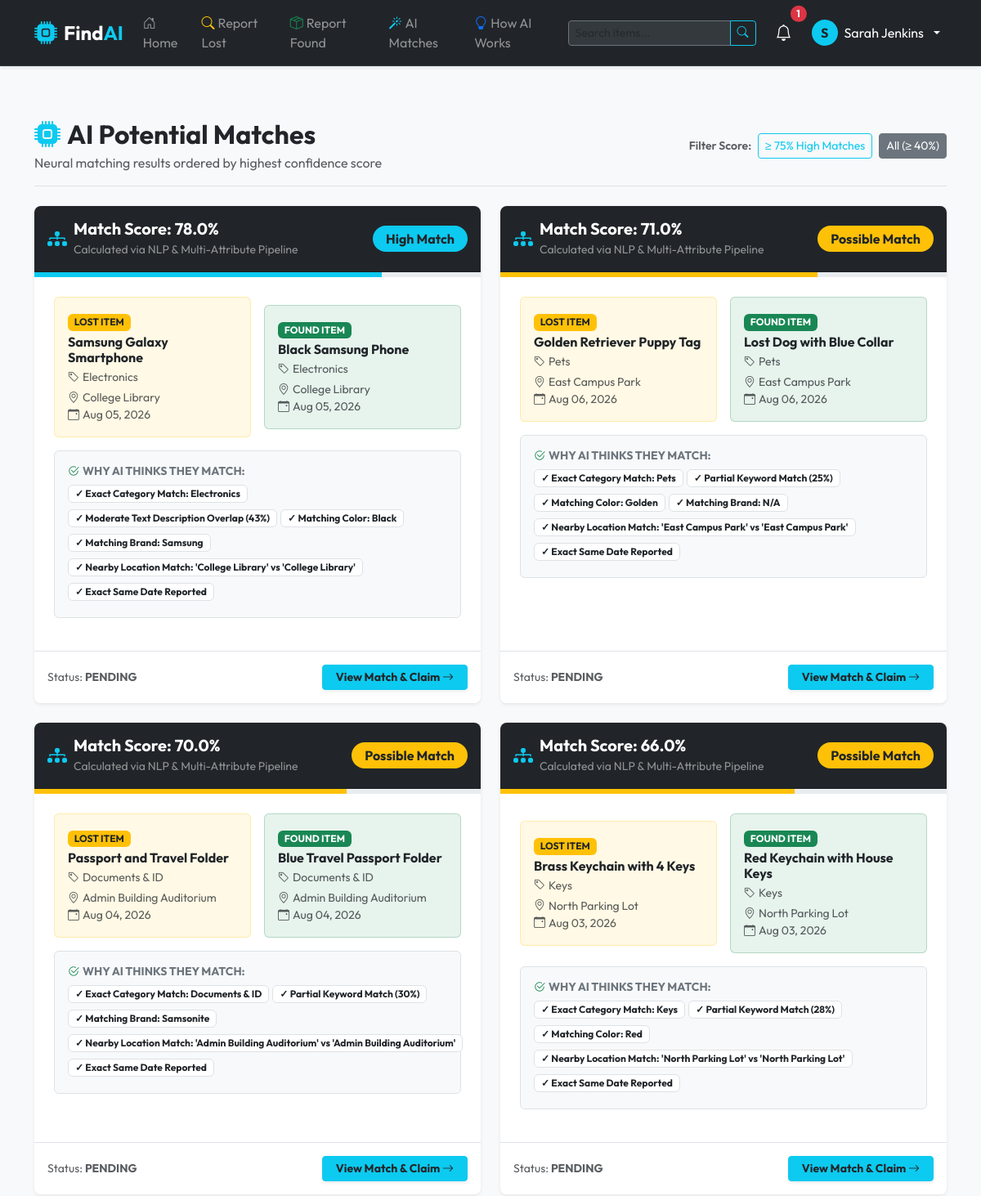
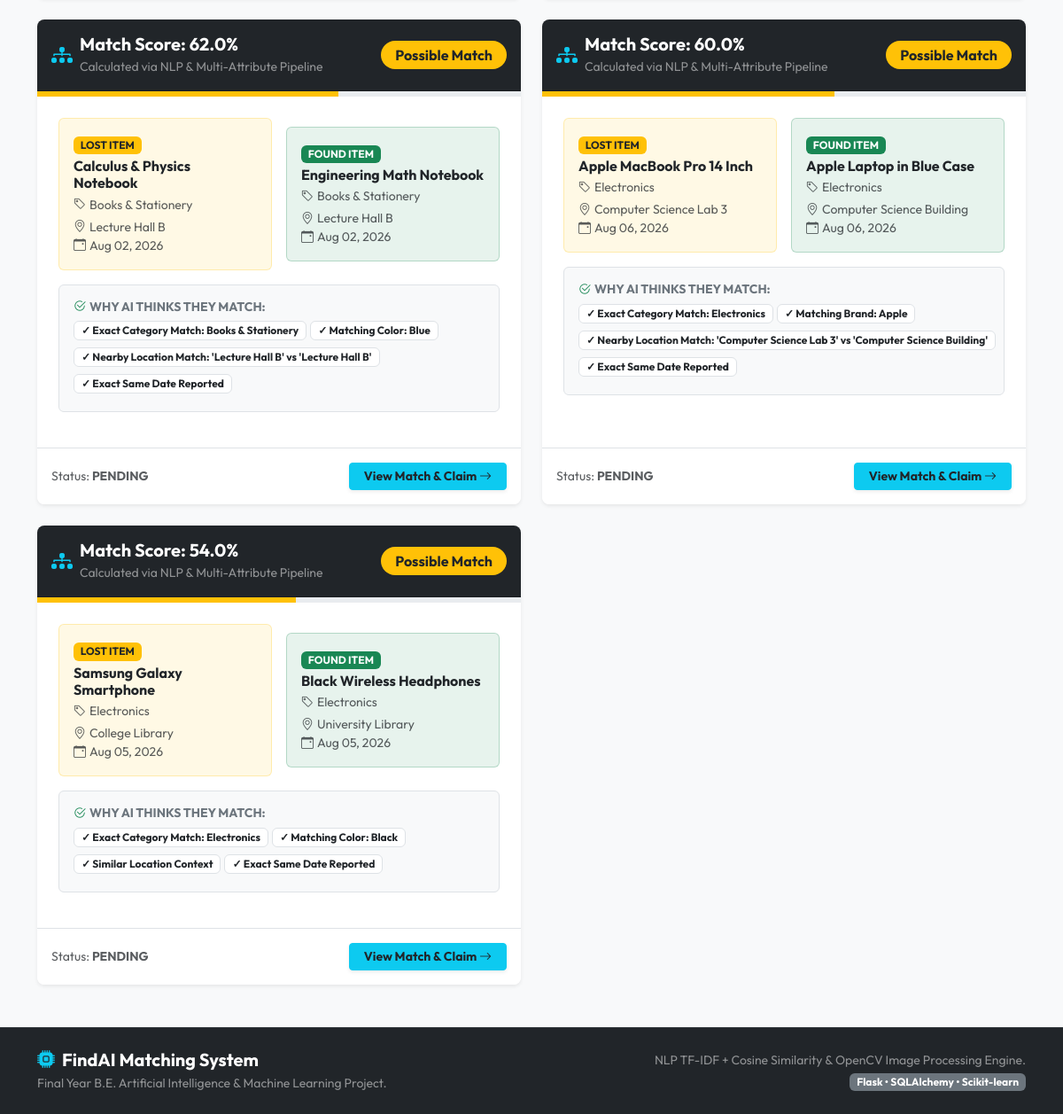
/matches (signed in), run on the app's committed database (2 pictures, top to bottom).
### models/models.py (models this page shows, shortened)
class User(db.Model):
    __tablename__ = 'users'
    id = db.Column(db.Integer, primary_key=True)
    name = db.Column(db.String(100), nullable=False)
    email = db.Column(db.String(120), unique=True, nullable=False, index=True)
    phone = db.Column(db.String(20), nullable=False)
    password_hash = db.Column(db.String(255), nullable=False)
    role = db.Column(db.String(20), nullable=False, default='user') # 'user' or 'admin'
    created_at = db.Column(db.DateTime, default=datetime.utcnow)
    items = db.relationship('Item', backref='owner', lazy=True, cascade='all, delete-orphan')
    claims = db.relationship('Claim', backref='claimant', lazy=True, cascade='all, delete-orphan')
    notifications = db.relationship('Notification', backref='user', lazy=True, cascade='all, delete-orphan')

class Match(db.Model):
    __tablename__ = 'matches'
    id = db.Column(db.Integer, primary_key=True)
    lost_item_id = db.Column(db.Integer, db.ForeignKey('items.id'), nullable=False)
    found_item_id = db.Column(db.Integer, db.ForeignKey('items.id'), nullable=False)
    match_score = db.Column(db.Float, nullable=False) # 0.0 to 100.0
    match_reason = db.Column(db.Text, nullable=False) # JSON formatted reasons & breakdown
    status = db.Column(db.String(20), nullable=False, default='pending') # 'pending', 'claimed', 'resolved', 'rejected'
    created_at = db.Column(db.DateTime, default=datetime.utcnow)
    claims = db.relationship('Claim', backref='match', lazy=True, cascade='all, delete-orphan')
    notifications = db.relationship('Notification', backref='match', lazy=True)
    @property
    def badge_class(self):
        if self.match_score >= 90.0:
            return 'bg-success'
        elif self.match_score >= 75.0:
            return 'bg-info text-dark'
        elif self.match_score >= 50.0:
            return 'bg-warning text-dark'
        else:
            return 'bg-secondary'
    @property
    def badge_label(self):
        if self.match_score >= 90.0:
            return 'Very High Match'
        elif self.match_score >= 75.0:
            return 'High Match'
        elif self.match_score >= 50.0:
            return 'Possible Match'
        else:
            return 'Low Match'
    def get_reasons_list(self):
        try:
            return json.loads(self.match_reason)
        except Exception:
            return [self.match_reason]

class Item(db.Model):
    __tablename__ = 'items'
    id = db.Column(db.Integer, primary_key=True)
    user_id = db.Column(db.Integer, db.ForeignKey('users.id'), nullable=False)
    type = db.Column(db.String(10), nullable=False) # 'lost' or 'found'
    item_name = db.Column(db.String(150), nullable=False)
    category = db.Column(db.String(50), nullable=False)
    description = db.Column(db.Text, nullable=False)
    color = db.Column(db.String(50), nullable=True)
    brand = db.Column(db.String(50), nullable=True)
    location = db.Column(db.String(150), nullable=False)
    date = db.Column(db.Date, nullable=False)
    time = db.Column(db.Time, nullable=True)
    image_path = db.Column(db.String(255), nullable=True)
    status = db.Column(db.String(20), nullable=False, default='active') # 'active', 'claimed', 'resolved'
    created_at = db.Column(db.DateTime, default=datetime.utcnow)
    lost_matches = db.relationship('Match', foreign_keys='Match.lost_item_id', backref='lost_item', lazy=True, cascade='all, delete-orphan')
    found_matches = db.relationship('Match', foreign_keys='Match.found_item_id', backref='found_item', lazy=True, cascade='all, delete-orphan')

### routes/matches.py (the view)
@matches_bp.route('/matches')
@login_required
def match_results():
    item_id = request.args.get('item_id', type=int)
    min_score = request.args.get('min_score', default=40.0, type=float)
    target_item = None
    if item_id:
        target_item = Item.query.get(item_id)
    if target_item:
        if target_item.type == 'lost':
            matches = Match.query.filter(
                Match.lost_item_id == target_item.id,
                Match.match_score >= min_score
            ).order_by(Match.match_score.desc()).limit(5).all()
        else:
            matches = Match.query.filter(
                Match.found_item_id == target_item.id,
                Match.match_score >= min_score
            ).order_by(Match.match_score.desc()).limit(5).all()
    else:
        user_id = session.get('user_id')
        user_item_ids = [i.id for i in Item.query.filter_by(user_id=user_id).all()]
        if user_item_ids:
            matches = Match.query.filter(
                ((Match.lost_item_id.in_(user_item_ids)) | (Match.found_item_id.in_(user_item_ids))),
                Match.match_score >= min_score
            ).order_by(Match.match_score.desc()).all()
        else:
            matches = Match.query.filter(Match.match_score >= min_score).order_by(Match.match_score.desc()).limit(20).all()
    return render_template(
        'matches.html',
        matches=matches,
        target_item=target_item,
        min_score=min_score
    )

### templates/matches.html (shortened to what this page needs)
{% extends "base.html" %}
{% block content %}
<div class="container py-4">
    <div class="d-flex flex-column flex-md-row justify-content-between align-items-md-center mb-4 pb-3 border-bottom">
        <div>
            <h2 class="fw-bold mb-1"><i class="bi bi-cpu-fill text-info me-2"></i>AI Potential Matches</h2>
            {% if target_item %}
                <p class="text-muted mb-0">Showing top 5 match candidates for: <strong>"{{ target_item.item_name }}"</strong> ({{ target_item.type | upper }})</p>
            {% else %}
                <p class="text-muted mb-0">Neural matching results ordered by highest confidence score</p>
            {% endif %}
        </div>
        <div class="mt-3 mt-md-0 d-flex gap-2 align-items-center">
            <span class="text-muted small fw-semibold">Filter Score:</span>
            <a href="{{ url_for('matches.match_results', item_id=target_item.id if target_item else None, min_score=75.0) }}" class="btn btn-sm btn-outline-info {{ 'active' if min_score == 75.0 }}">≥ 75% High Matches</a>
            <a href="{{ url_for('matches.match_results', item_id=target_item.id if target_item else None, min_score=40.0) }}" class="btn btn-sm btn-outline-secondary {{ 'active' if min_score == 40.0 }}">All (≥ 40%)</a>
        </div>
    </div>
    {% if matches %}
        <div class="row g-4">
            {% for match in matches %}
                <div class="col-lg-6">
                    <div class="card border-0 shadow-sm rounded-3 h-100 overflow-hidden">
                        <div class="card-header bg-dark text-white py-3 d-flex justify-content-between align-items-center">
                            <div class="d-flex align-items-center gap-2">
                                <i class="bi bi-diagram-3-fill text-info fs-4"></i>
                                <div>
                                    <h5 class="fw-bold mb-0">Match Score: {{ match.match_score | round(0) }}%</h5>
                                    <small class="text-white-50">Calculated via NLP & Multi-Attribute Pipeline</small>
                                </div>
                            </div>
                            <span class="badge {{ match.badge_class }} fs-6 px-3 py-2 rounded-pill fw-bold">
                                {{ match.badge_label }}
                            </span>
                        </div>
                        <div class="progress rounded-0" style="height: 6px;">
                            <div class="progress-bar {{ match.badge_class }}" role="progressbar" style="width: {{ match.match_score }}%" aria-valuenow="{{ match.match_score }}" aria-valuemin="0" aria-valuemax="100"></div>
                        </div>
                        <div class="card-body p-4">
                            <div class="row g-3 align-items-center mb-3">
                                <div class="col-6">
                                    <div class="p-3 bg-warning bg-opacity-10 rounded border border-warning border-opacity-25 h-100">
                                        <span class="badge bg-warning text-dark mb-1">LOST ITEM</span>
                                        <h6 class="fw-bold mb-1 text-dark">{{ match.lost_item.item_name }}</h6>
                                        <small class="text-muted d-block mb-1"><i class="bi bi-tag me-1"></i>{{ match.lost_item.category }}</small>
                                        <small class="text-muted d-block"><i class="bi bi-geo-alt me-1"></i>{{ match.lost_item.location }}</small>
                                        <small class="text-muted d-block"><i class="bi bi-calendar-event me-1"></i>{{ match.lost_item.date.strftime('%b %d, %Y') }}</small>
                                    </div>
                                </div>
                                <div class="col-6">
                                    <div class="p-3 bg-success bg-opacity-10 rounded border border-success border-opacity-25 h-100">
                                        <span class="badge bg-success mb-1">FOUND ITEM</span>
                                        <h6 class="fw-bold mb-1 text-dark">{{ match.found_item.item_name }}</h6>
                                        <small class="text-muted d-block mb-1"><i class="bi bi-tag me-1"></i>{{ match.found_item.category }}</small>
                                        <small class="text-muted d-block"><i class="bi bi-geo-alt me-1"></i>{{ match.found_item.location }}</small>
                                        <small class="text-muted d-block"><i class="bi bi-calendar-event me-1"></i>{{ match.found_item.date.strftime('%b %d, %Y') }}</small>
                                    </div>
                                </div>
                            </div>
                            <div class="bg-light rounded p-3 mb-3 border">
                                <h6 class="fw-bold text-secondary mb-2 small text-uppercase"><i class="bi bi-check2-circle text-success me-1"></i>Why AI Thinks They Match:</h6>
                                <div class="d-flex flex-wrap gap-1">
                                    {% for reason in match.get_reasons_list() %}
                                        <span class="badge bg-white text-dark border shadow-xs py-1 px-2 mb-1">
                                            {{ reason }}
                                        </span>
                                    {% endfor %}
                                </div>
                            </div>
                        </div>
                        <div class="card-footer bg-white border-top py-3 d-flex justify-content-between align-items-center">
                            <span class="text-muted small">Status: <strong>{{ match.status | upper }}</strong></span>
                            <a href="{{ url_for('matches.match_detail', match_id=match.id) }}" class="btn btn-sm btn-info text-dark fw-bold px-3 shadow-sm">
                                View Match & Claim <i class="bi bi-arrow-right"></i>
                            </a>
                        </div>
                    </div>
                </div>
            {% endfor %}
        </div>
    {% endif %}
</div>
{% endblock %}

### templates/base.html (shortened to what this page needs)
<!DOCTYPE html>
<html lang="en">
<head>
    <link href="https://cdn.jsdelivr.net/npm/bootstrap@5.3.0/dist/css/bootstrap.min.css" rel="stylesheet">
    <link rel="stylesheet" href="https://cdn.jsdelivr.net/npm/bootstrap-icons@1.10.5/font/bootstrap-icons.css">
    <link rel="stylesheet" href="{{ url_for('static', filename='css/style.css') }}">
</head>
<body class="bg-light text-dark font-outfit">
    <nav class="navbar navbar-expand-lg navbar-dark bg-dark sticky-top shadow-sm border-bottom border-secondary border-opacity-25">
        <div class="container">
            <a class="navbar-brand d-flex align-items-center gap-2 fw-bold text-white fs-4" href="{{ url_for('index') }}">
                <i class="bi bi-cpu-fill text-info fs-3"></i>
                <span>Find<span class="text-info">AI</span></span>
            </a>
            <div class="collapse navbar-collapse" id="navbarContent">
                <ul class="navbar-nav me-auto mb-2 mb-lg-0 align-items-lg-center">
                    <li class="nav-item">
                        <a class="nav-link text-white-50" href="{{ url_for('index') }}"><i class="bi bi-house-door me-1"></i>Home</a>
                    </li>
                    <li class="nav-item">
                        <a class="nav-link text-white-50" href="{{ url_for('items.report_lost') }}"><i class="bi bi-search me-1 text-warning"></i>Report Lost</a>
                    </li>
                    <li class="nav-item">
                        <a class="nav-link text-white-50" href="{{ url_for('items.report_found') }}"><i class="bi bi-box-seam me-1 text-success"></i>Report Found</a>
                    </li>
                    <li class="nav-item">
                        <a class="nav-link text-white-50" href="{{ url_for('matches.match_results') }}"><i class="bi bi-magic me-1 text-info"></i>AI Matches</a>
                    </li>
                    <li class="nav-item">
                        <a class="nav-link text-white-50" href="{{ url_for('matches.how_it_works') }}"><i class="bi bi-lightbulb me-1 text-primary"></i>How AI Works</a>
                    </li>
                </ul>
                <form class="d-flex me-lg-3 my-2 my-lg-0" action="{{ url_for('items.search') }}" method="GET">
                    <div class="input-group input-group-sm">
                        <input class="form-control bg-secondary bg-opacity-25 text-white border-secondary" type="search" name="q" placeholder="Search items..." aria-label="Search">
                        <button class="btn btn-outline-info" type="submit"><i class="bi bi-search"></i></button>
                    </div>
                </form>
                <ul class="navbar-nav align-items-lg-center gap-2">
                    {% if session.get('user_id') %}
                        <li class="nav-item">
                            <a class="nav-link text-white position-relative" href="{{ url_for('user.notifications') }}" title="Notifications">
                                <i class="bi bi-bell fs-5"></i>
                                {% if unread_notifications_count > 0 %}
                                    <span class="position-absolute top-0 start-100 translate-middle badge rounded-pill bg-danger">
                                        {{ unread_notifications_count }}
                                    </span>
                                {% endif %}
                            </a>
                        </li>
                        <li class="nav-item dropdown">
                            <a class="nav-link dropdown-toggle text-white d-flex align-items-center gap-2" href="#" role="button" data-bs-toggle="dropdown">
                                <div class="avatar bg-info text-dark rounded-circle d-flex align-items-center justify-content-center fw-bold" style="width: 32px; height: 32px;">
                                    {{ session.get('user_name')[0] | upper }}
                                </div>
                                <span class="d-none d-lg-inline">{{ session.get('user_name') }}</span>
                            </a>
                        </li>
                    {% endif %}
                </ul>
            </div>
        </div>
    </nav>
    <main class="py-4">
        {% block content %}{% endblock %}
    </main>
    <footer class="bg-dark text-white-50 py-4 mt-auto border-top border-secondary border-opacity-25">
        <div class="container">
            <div class="row gy-3 align-items-center">
                <div class="col-md-6 text-center text-md-start">
                    <h5 class="text-white fw-bold mb-1"><i class="bi bi-cpu-fill text-info me-2"></i>FindAI Matching System</h5>
                    <p class="small mb-0">Final Year B.E. Artificial Intelligence & Machine Learning Project.</p>
                </div>
                <div class="col-md-6 text-center text-md-end">
                    <p class="small mb-0">NLP TF-IDF + Cosine Similarity & OpenCV Image Processing Engine.</p>
                    <span class="badge bg-secondary">Flask • SQLAlchemy • Scikit-learn</span>
                </div>
            </div>
        </div>
    </footer>
</body>
</html>

### data on the page
User: get "Sarah Jenkins"
Match: match_score "78.0", badge_label "High Match", lost_item.item_name "Samsung Galaxy Smartphone", lost_item.category "Electronics", lost_item.location "College Library", lost_item "Aug 05, 2026", found_item.item_name "Black Samsung Phone", found_item.category "Electronics", found_item.location "College Library", found_item "Aug 05, 2026", get_reasons_list "✓ Exact Category Match: Electronics" "✓ Moderate Text Description Overlap (43%)" "✓ Matching Color: Black" "✓ Matching Brand: Samsung" "✓ Nearby Location Match: 'College Library' vs 'College Library'" "✓ Exact Same Date Reported", status "PENDING"
Match: match_score "71.0", badge_label "Possible Match", lost_item.item_name "Golden Retriever Puppy Tag", lost_item.category "Pets", lost_item.location "East Campus Park", lost_item "Aug 06, 2026", found_item.item_name "Lost Dog with Blue Collar", found_item.category "Pets", found_item.location "East Campus Park", found_item "Aug 06, 2026", get_reasons_list "✓ Exact Category Match: Pets" "✓ Partial Keyword Match (25%)" "✓ Matching Color: Golden" "✓ Matching Brand: N/A" "✓ Nearby Location Match: 'East Campus Park' vs 'East Campus Park'" "✓ Exact Same Date Reported", status "PENDING"
Match: match_score "70.0", badge_label "Possible Match", lost_item.item_name "Passport and Travel Folder", lost_item.category "Documents & ID", lost_item.location "Admin Building Auditorium", lost_item "Aug 04, 2026", found_item.item_name "Blue Travel Passport Folder", found_item.category "Documents & ID", found_item.location "Admin Building Auditorium", found_item "Aug 04, 2026", get_reasons_list "✓ Exact Category Match: Documents & ID" "✓ Partial Keyword Match (30%)" "✓ Matching Brand: Samsonite" "✓ Nearby Location Match: 'Admin Building Auditorium' vs 'Admin Building Auditorium'" "✓ Exact Same Date Reported", status "PENDING"
Match: match_score "66.0", badge_label "Possible Match", lost_item.item_name "Brass Keychain with 4 Keys", lost_item.category "Keys", lost_item.location "North Parking Lot", lost_item "Aug 03, 2026", found_item.item_name "Red Keychain with House Keys", found_item.category "Keys", found_item.location "North Parking Lot", found_item "Aug 03, 2026", get_reasons_list "✓ Exact Category Match: Keys" "✓ Partial Keyword Match (28%)" "✓ Matching Color: Red" "✓ Nearby Location Match: 'North Parking Lot' vs 'North Parking Lot'" "✓ Exact Same Date Reported", status "PENDING"
Match: match_score "62.0", badge_label "Possible Match", lost_item.item_name "Calculus & Physics Notebook", lost_item.category "Books & Stationery", lost_item.location "Lecture Hall B", lost_item "Aug 02, 2026", found_item.item_name "Engineering Math Notebook", found_item.category "Books & Stationery", found_item.location "Lecture Hall B", found_item "Aug 02, 2026", get_reasons_list "✓ Exact Category Match: Books & Stationery" "✓ Matching Color: Blue" "✓ Nearby Location Match: 'Lecture Hall B' vs 'Lecture Hall B'" "✓ Exact Same Date Reported", status "PENDING"
Match: match_score "60.0", badge_label "Possible Match", lost_item.item_name "Apple MacBook Pro 14 Inch", lost_item.category "Electronics", lost_item.location "Computer Science Lab 3", lost_item "Aug 06, 2026", found_item.item_name "Apple Laptop in Blue Case", found_item.category "Electronics", found_item.location "Computer Science Building", found_item "Aug 06, 2026", get_reasons_list "✓ Exact Category Match: Electronics" "✓ Matching Brand: Apple" "✓ Nearby Location Match: 'Computer Science Lab 3' vs 'Computer Science Building'" "✓ Exact Same Date Reported", status "PENDING"
Match: match_score "54.0", badge_label "Possible Match", lost_item.item_name "Samsung Galaxy Smartphone", lost_item.category "Electronics", lost_item.location "College Library", lost_item "Aug 05, 2026", found_item.item_name "Black Wireless Headphones", found_item.category "Electronics", found_item.location "University Library", found_item "Aug 05, 2026", get_reasons_list "✓ Exact Category Match: Electronics" "✓ Matching Color: Black" "✓ Similar Location Context" "✓ Exact Same Date Reported", status "PENDING"

### other printed values
{{ unread_notifications_count }} "1"
{{ session.get('user_name')[0] | upper }} "S"
